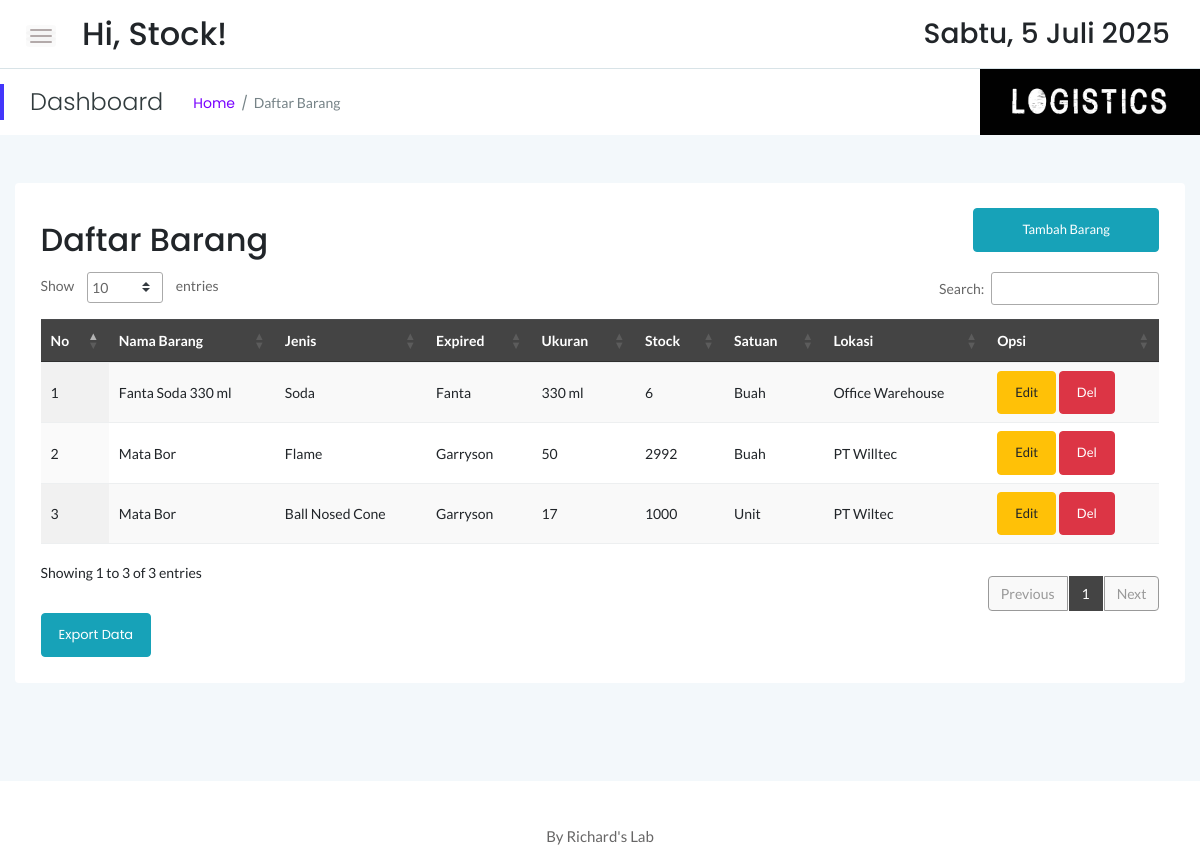
Screenshot of /stock/stock.php (signed in) with the database file from the repository.
### tables this page shows
CREATE TABLE `sstock_brg` (
  `idx` int(11) NOT NULL,
  `nama` varchar(55) NOT NULL,
  `jenis` varchar(30) NOT NULL,
  `merk` varchar(40) NOT NULL,
  `ukuran` varchar(20) NOT NULL,
  `stock` int(12) NOT NULL,
  `satuan` varchar(10) NOT NULL,
  `lokasi` varchar(55) NOT NULL
);

### stock/stock.php (the view, shortened to what this page needs)
<!doctype html>
<html class="no-js" lang="en">
<?php
    include '../dbconnect.php';
	?>
<head>
    <link rel="stylesheet" href="assets/css/bootstrap.min.css">
    <link rel="stylesheet" href="assets/css/font-awesome.min.css">
    <link rel="stylesheet" href="assets/css/themify-icons.css">
    <link rel="stylesheet" href="assets/css/metisMenu.css">
    <link rel="stylesheet" href="assets/css/owl.carousel.min.css">
    <link rel="stylesheet" href="assets/css/slicknav.min.css">
    <link rel="stylesheet" href="https://www.amcharts.com/lib/3/plugins/export/export.css" type="text/css" media="all" />
	<link rel="stylesheet" type="text/css" href="https://cdn.datatables.net/1.10.19/css/jquery.dataTables.min.css">
    <link rel="stylesheet" type="text/css" href="https://cdn.datatables.net/1.10.19/css/jquery.dataTables.css">
    <link rel="stylesheet" type="text/css" href="https://cdn.datatables.net/1.10.18/css/dataTables.bootstrap4.min.css">
    <link rel="stylesheet" type="text/css" href="https://cdn.datatables.net/responsive/2.2.3/css/responsive.bootstrap.min.css">
    <link rel="stylesheet" type="text/css" href="https://cdn.datatables.net/responsive/2.2.3/css/responsive.jqueryui.min.css">
	<link rel="stylesheet" type="text/css" href="https://cdn.datatables.net/buttons/1.5.2/css/buttons.dataTables.min.css">
    <link rel="stylesheet" href="assets/css/typography.css">
    <link rel="stylesheet" href="assets/css/default-css.css">
    <link rel="stylesheet" href="assets/css/styles.css">
    <link rel="stylesheet" href="assets/css/responsive.css">
</head>
<body>
    <div class="page-container">
        <div class="main-content">
            <div class="header-area">
                <div class="row align-items-center">
                    <div class="col-md-6 col-sm-8 clearfix">
                        <div class="nav-btn pull-left">
                            <span></span>
                            <span></span>
                            <span></span>
                        </div>
                        <div class="search-box pull-left">
                            <form action="#">
                                <h2>Hi, <?=$_SESSION['user'];?>!</h2>
                            </form>
                        </div>
                    </div>
                    <div class="col-md-6 col-sm-4 clearfix">
                        <ul class="notification-area pull-right">
                            <li><h3><div class="date">
						</b></div></h3>
						</li>
                        </ul>
                    </div>
                </div>
            </div>
            <div class="page-title-area">
                <div class="row align-items-center">
                    <div class="col-sm-6">
                        <div class="breadcrumbs-area clearfix">
                            <h4 class="page-title pull-left">Dashboard</h4>
                            <ul class="breadcrumbs pull-left">
                                <li><a href="index.php">Home</a></li>
                                <li><span>Daftar Barang</span></li>
                            </ul>
                        </div>
                    </div>
                    <div class="col-sm-6 clearfix">
                        <div class="user-profile pull-right" style="color:black; padding:0px;">
                            <img src="log.jpg" width="220px" class="user-name dropdown-toggle" data-toggle="dropdown"\>
                        </div>
                    </div>
                </div>
            </div>
            <div class="main-content-inner">
                <div class="row mt-5 mb-5">
                    <div class="col-12">
                        <div class="card">
                            <div class="card-body">
                                <div class="d-sm-flex justify-content-between align-items-center">
									<h2>Daftar Barang</h2>
									<button style="margin-bottom:20px" data-toggle="modal" data-target="#myModal" class="btn btn-info col-md-2"><span class="glyphicon glyphicon-plus"></span>Tambah Barang</button>
                                </div>
                                    <div class="data-tables datatable-dark">
										 <table id="dataTable3" class="display" style="width:100%"><thead class="thead-dark">
											<tr>
												<th>No</th>
												<th>Nama Barang</th>
												<th>Jenis</th>
												<th>Expired</th>
												<th>Ukuran</th>
												<th>Stock</th>
												<th>Satuan</th>
												<th>Lokasi</th>
												<th>Opsi</th>
											</tr></thead><tbody>
											<?php
											$brgs=mysqli_query($conn,"SELECT * from sstock_brg order by nama ASC");
											$no=1;
											while($p=mysqli_fetch_array($brgs)){
                                                $idb = $p['idx'];
												?>
												<tr>
													<td><?php echo $no++ ?></td>
													<td><?php echo $p['nama'] ?></td>
													<td><?php echo $p['jenis'] ?></td>
													<td><?php echo $p['merk'] ?></td>
													<td><?php echo $p['ukuran'] ?></td>
													<td><?php echo $p['stock'] ?></td>
													<td><?php echo $p['satuan'] ?></td>
													<td><?php echo $p['lokasi'] ?></td>
                                                    <td><button data-toggle="modal" data-target="#edit<?=$idb;?>" class="btn btn-warning">Edit</button> <button data-toggle="modal" data-target="#del<?=$idb;?>" class="btn btn-danger">Del</button></td>
												</tr>
												<?php
											}
											?>
										</tbody>
										</table>
                                    </div>
									<a href="exportstkbhn.php" target="_blank" class="btn btn-info">Export Data</a>
                                </div>
                            </div>
                        </div>
                    </div>
                </div>
            </div>
        </div>
        <footer>
            <div class="footer-area">
                <p>By Richard's Lab</p>
            </div>
        </footer>
</body>
</html>

### stock/assets/css/styles.css (style rules this page uses)
.page-container { width: 100%; height: 100%; min-height: 100vh; padding-left: 280px; -webkit-transition: padding-left 0.3s ease 0s; transition: padding-left 0.3s ease 0s; }
.card { border: none; border-radius: 4px; background-color: #fff; -webkit-transition: all 0.3s ease 0s; transition: all 0.3s ease 0s; }
.card-body { padding: 25.6px; padding: 1.6rem; }
.main-content { width: 100%; background: #F3F8FB; }
.main-content-inner { padding: 0 30px 50px; }
.header-area { padding: 15px 30px; background: #fff; border-bottom: 1px solid #d8e3e7; }
.nav-btn { margin-right: 30px; margin-top: 10px; cursor: pointer; }
.nav-btn span { display: block; width: 22px; height: 2px; background: #b3aaaa; margin: 4px 0; border-radius: 15px; -webkit-transition: all 0.3s ease 0s; transition: all 0.3s ease 0s; box-shadow: 0 0 0 4px rgba(99, 96, 96, 0.03); }
.search-box form { position: relative; }
.notification-area { -webkit-user-select: none; -moz-user-select: none; -ms-user-select: none; user-select: none; position: relative; z-index: 1; }
.notification-area li { display: inline-block; margin-left: 20px; cursor: pointer; -webkit-user-select: none; -moz-user-select: none; -ms-user-select: none; user-select: none; }
.page-title-area { padding: 0 30px; background: #fff; position: relative; }
.page-title-area:before { content: ''; position: absolute; left: 0; top: 50%; width: 4px; height: 36px; background: var(--primary-color); -webkit-transform: translateY(-50%); transform: translateY(-50%); }
.page-title { font-size: 24px; font-weight: 300; color: #313b3d; letter-spacing: 0; margin-right: 30px; }
ul.breadcrumbs { margin-top: 4px; }
.breadcrumbs li { display: inline-block; }
.breadcrumbs li a, .breadcrumbs li span { display: block; font-size: 14px; font-weight: 400; color: #7801ff; letter-spacing: 0; margin-right: 16px; position: relative; }
.breadcrumbs li a:before { content: '/'; color: #768387; position: absolute; right: -13px; top: 0; }
.breadcrumbs li span { margin-right: 0; color: #768387; text-transform: capitalize; }
.user-profile { margin-right: -30px; display: -webkit-box; display: -ms-flexbox; display: flex; -webkit-box-align: center; -ms-flex-align: center; align-items: center; -ms-flex-wrap: wrap; flex-wrap: wrap; background: -webkit-linear-gradient(left, #8914fe 0%, #8063f5 100%); background: linear-gradient(to right, #8914fe 0%, #8063f5 100%); padding: 17px 38px; position: relative; }
.user-name { font-size: 17px; font-weight: 500; color: #fff; letter-spacing: 0; cursor: pointer; -webkit-user-select: none; -moz-user-select: none; -ms-user-select: none; user-select: none; }
.notification-area .dropdown-toggle, .user-name.dropdown-toggle { position: relative; }
.notification-area .dropdown-toggle:after, .user-name.dropdown-toggle:after { display: none; }
.footer-area { text-align: center; padding: 23px 0 19px; background: #fff; }
.footer-area p { color: #676666; margin-bottom: 0; }
.btn { padding: 11px 17px; font-size: 13px; letter-spacing: 0; }
table tr th { border-bottom: none; }
table tr th, table tr td { border-top: 1px solid rgba(120, 130, 140, 0.13) !important; }
table.dataTable.no-footer { border-bottom: 1px solid rgba(120, 130, 140, 0.13) !important; }
table.dataTable thead th, table.dataTable thead td { border-bottom-color: transparent; }
.datatable-dark thead { background: #444; color: #fff; }

### stock/assets/css/responsive.css (style rules this page uses)
@media (min-width: 1200px) and (max-width: 1364px) { .main-content-inner { padding: 0 15px 50px; } }
@media (min-width: 1200px) and (max-width: 1364px) { .page-container, .sbar_collapsed.page-container { padding-left: 0; } }

### rows the page displays
sstock_brg: nama "Fanta Soda 330 ml", jenis "Soda", merk "Fanta", ukuran "330 ml", stock "6", satuan "Buah", lokasi "Office Warehouse"
sstock_brg: nama "Mata Bor", jenis "Flame", merk "Garryson", ukuran "50", stock "2992", satuan "Buah", lokasi "PT Willtec"
sstock_brg: nama "Mata Bor", jenis "Ball Nosed Cone", merk "Garryson", ukuran "17", stock "1000", satuan "Unit", lokasi "PT Wiltec"

### other values shown
$_SESSION['user'] "Stock"
